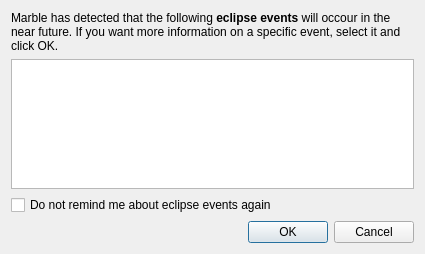
<?xml version="1.0" encoding="UTF-8"?>
<ui version="4.0">
 <class>EclipsesReminderDialog</class>
 <widget class="QDialog" name="EclipsesReminderDialog">
  <property name="geometry">
   <rect>
    <x>0</x>
    <y>0</y>
    <width>425</width>
    <height>254</height>
   </rect>
  </property>
  <property name="windowTitle">
   <string>Eclipse Event</string>
  </property>
  <layout class="QVBoxLayout" name="verticalLayout">
   <item>
    <widget class="QLabel" name="labelText">
     <property name="text">
      <string>&lt;html&gt;&lt;head/&gt;&lt;body&gt;&lt;p&gt;Marble has detected that the following &lt;span style=&quot; font-weight:600;&quot;&gt;eclipse events&lt;/span&gt; will occour in the near future. If you want more information on a specific event, select it and click OK.&lt;/p&gt;&lt;/body&gt;&lt;/html&gt;</string>
     </property>
     <property name="wordWrap">
      <bool>true</bool>
     </property>
    </widget>
   </item>
   <item>
    <widget class="QListWidget" name="listWidgetEclipses"/>
   </item>
   <item>
    <widget class="QCheckBox" name="checkBoxDoNotRemind">
     <property name="text">
      <string>Do not remind me about eclipse events again</string>
     </property>
    </widget>
   </item>
   <item>
    <widget class="QDialogButtonBox" name="buttonBox">
     <property name="orientation">
      <enum>Qt::Horizontal</enum>
     </property>
     <property name="standardButtons">
      <set>QDialogButtonBox::Cancel|QDialogButtonBox::Ok</set>
     </property>
    </widget>
   </item>
  </layout>
 </widget>
 <resources/>
 <connections>
  <connection>
   <sender>buttonBox</sender>
   <signal>accepted()</signal>
   <receiver>EclipsesReminderDialog</receiver>
   <slot>accept()</slot>
   <hints>
    <hint type="sourcelabel">
     <x>227</x>
     <y>236</y>
    </hint>
    <hint type="destinationlabel">
     <x>157</x>
     <y>261</y>
    </hint>
   </hints>
  </connection>
  <connection>
   <sender>buttonBox</sender>
   <signal>rejected()</signal>
   <receiver>EclipsesReminderDialog</receiver>
   <slot>reject()</slot>
   <hints>
    <hint type="sourcelabel">
     <x>295</x>
     <y>242</y>
    </hint>
    <hint type="destinationlabel">
     <x>286</x>
     <y>261</y>
    </hint>
   </hints>
  </connection>
 </connections>
</ui>
